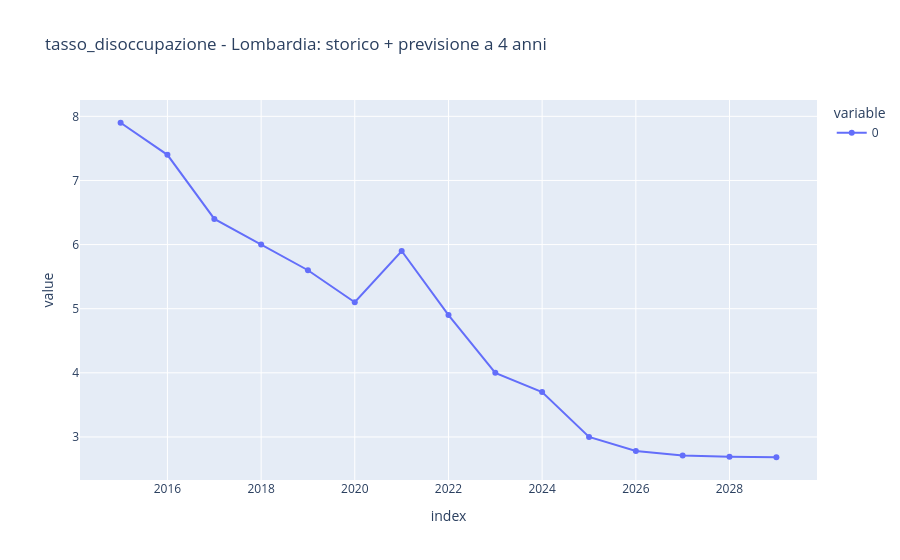

Notebook code for this chart:
### Markdown cell above
## Previsione sui prossimi periodi (rifit su tutta la storia)

### Code cell
N_FUTURE = 4
final_model = ARIMA(serie, order=(1, 1, 0))
final_fit = final_model.fit()
future_forecast = final_fit.get_forecast(steps=N_FUTURE)
future_mean = future_forecast.predicted_mean
future_ci = future_forecast.conf_int(alpha=0.2)

storico_e_previsione = pd.concat([serie.rename('storico'), future_mean.rename('previsione')])
fig = px.line(storico_e_previsione, title=f'{INDICATORE} - {TERRITORIO}: storico + previsione a {N_FUTURE} anni', markers=True)
fig

### Figure 1 — Plotly figure (JSON) as saved in the notebook; plotly's stock layout.template omitted (floating-point values rounded to 4 significant figures)
{"data": [{"hovertemplate": "variable=0<br>index=%{x}<br>value=%{y}<extra></extra>", "legendgroup": "0", "line": {"color": "#636efa", "dash": "solid"}, "marker": {"symbol": "circle"}, "mode": "lines+markers", "name": "0", "orientation": "v", "showlegend": true, "type": "scatter", "x": ["2015-01-01T00:00:00.000000", "2016-01-01T00:00:00.000000", "2017-01-01T00:00:00.000000", "2018-01-01T00:00:00.000000", "2019-01-01T00:00:00.000000", "2020-01-01T00:00:00.000000", "2021-01-01T00:00:00.000000", "2022-01-01T00:00:00.000000", "2023-01-01T00:00:00.000000", "2024-01-01T00:00:00.000000", "2025-01-01T00:00:00.000000", "2026-01-01T00:00:00.000000", "2027-01-01T00:00:00.000000", "2028-01-01T00:00:00.000000", "2029-01-01T00:00:00.000000"], "xaxis": "x", "y": [7.9, 7.4, 6.4, 6.0, 5.6, 5.1, 5.9, 4.9, 4.0, 3.7, 3.0, 2.781, 2.712, 2.69, 2.683], "yaxis": "y"}], "layout": {"legend": {"title": {"text": "variable"}, "tracegroupgap": 0}, "title": {"text": "tasso_disoccupazione - Lombardia: storico + previsione a 4 anni"}, "xaxis": {"anchor": "y", "domain": [0.0, 1.0], "title": {"text": "index"}}, "yaxis": {"anchor": "x", "domain": [0.0, 1.0], "title": {"text": "value"}}}}
